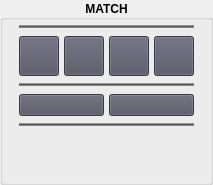
        <widget class="QGroupBox" name="gbMatchAttr">
         <property name="minimumSize">
          <size>
           <width>200</width>
           <height>0</height>
          </size>
         </property>
         <property name="maximumSize">
          <size>
           <width>16777215</width>
           <height>16777215</height>
          </size>
         </property>
         <property name="font">
          <font>
           <family>Arial</family>
           <pointsize>9</pointsize>
           <weight>75</weight>
           <bold>true</bold>
          </font>
         </property>
         <property name="title">
          <string> MATCH </string>
         </property>
         <property name="alignment">
          <set>Qt::AlignCenter</set>
         </property>
         <property name="checkable">
          <bool>false</bool>
         </property>
         <layout class="QHBoxLayout" name="horizontalLayout_5">
          <property name="topMargin">
           <number>0</number>
          </property>
          <item>
           <layout class="QVBoxLayout" name="vertLayMatchAttr">
            <property name="spacing">
             <number>7</number>
            </property>
            <property name="leftMargin">
             <number>5</number>
            </property>
            <property name="topMargin">
             <number>5</number>
            </property>
            <property name="rightMargin">
             <number>5</number>
            </property>
            <property name="bottomMargin">
             <number>5</number>
            </property>
            <item>
             <widget class="Line" name="lineMatchAttr_1">
              <property name="styleSheet">
               <string notr="true">background-color: rgb(131, 131, 131);</string>
              </property>
              <property name="frameShadow">
               <enum>QFrame::Raised</enum>
              </property>
              <property name="orientation">
               <enum>Qt::Horizontal</enum>
              </property>
             </widget>
            </item>
            <item>
             <layout class="QHBoxLayout" name="horizontalLayout">
              <property name="spacing">
               <number>5</number>
              </property>
              <property name="leftMargin">
               <number>0</number>
              </property>
              <property name="topMargin">
               <number>1</number>
              </property>
              <property name="rightMargin">
               <number>0</number>
              </property>
              <property name="bottomMargin">
               <number>0</number>
              </property>
              <item>
               <widget class="QPushButton" name="btnMatchTransforms">
                <property name="minimumSize">
                 <size>
                  <width>40</width>
                  <height>40</height>
                 </size>
                </property>
                <property name="maximumSize">
                 <size>
                  <width>16777215</width>
                  <height>16777215</height>
                 </size>
                </property>
                <property name="toolTip">
                 <string>&lt;html&gt;&lt;head/&gt;&lt;body&gt;&lt;p&gt;&lt;span style=&quot; font-weight:600;&quot;&gt;Match Transforms&lt;/span&gt; - Match object selection's attributes to the first selection. Works for multiple object selection&lt;/p&gt;&lt;/body&gt;&lt;/html&gt;</string>
                </property>
                <property name="styleSheet">
                 <string notr="true">QWidget{
background-color: rgb(81, 81, 97);
selection-background-color: rgb(170, 255, 255);
color: rgb(0, 0, 0);
}

QPushButton:hover {background-color: rgb(60, 159, 209); }</string>
                </property>
                <property name="text">
                 <string/>
                </property>
                <property name="icon">
                 <iconset>
                  <normaloff>../img/icons/btn_transforms.png</normaloff>../img/icons/btn_transforms.png</iconset>
                </property>
                <property name="iconSize">
                 <size>
                  <width>30</width>
                  <height>30</height>
                 </size>
                </property>
               </widget>
              </item>
              <item>
               <widget class="QPushButton" name="btnMatchTranslate">
                <property name="minimumSize">
                 <size>
                  <width>40</width>
                  <height>40</height>
                 </size>
                </property>
                <property name="maximumSize">
                 <size>
                  <width>16777215</width>
                  <height>16777215</height>
                 </size>
                </property>
                <property name="toolTip">
                 <string>&lt;html&gt;&lt;head/&gt;&lt;body&gt;&lt;p&gt;&lt;span style=&quot; font-weight:600;&quot;&gt;Match Translate&lt;/span&gt; - Matches the translation attributes&lt;/p&gt;&lt;/body&gt;&lt;/html&gt;</string>
                </property>
                <property name="styleSheet">
                 <string notr="true">QWidget{
background-color: rgb(81, 81, 97);
selection-background-color: rgb(170, 255, 255);
color: rgb(0, 0, 0);
}

QPushButton:hover {background-color: rgb(60, 159, 209); }</string>
                </property>
                <property name="text">
                 <string/>
                </property>
                <property name="icon">
                 <iconset>
                  <normaloff>../img/icons/btn_translate.png</normaloff>../img/icons/btn_translate.png</iconset>
                </property>
                <property name="iconSize">
                 <size>
                  <width>25</width>
                  <height>25</height>
                 </size>
                </property>
               </widget>
              </item>
              <item>
               <widget class="QPushButton" name="btnMatchRotate">
                <property name="minimumSize">
                 <size>
                  <width>40</width>
                  <height>40</height>
                 </size>
                </property>
                <property name="maximumSize">
                 <size>
                  <width>16777215</width>
                  <height>16777215</height>
                 </size>
                </property>
                <property name="toolTip">
                 <string>&lt;html&gt;&lt;head/&gt;&lt;body&gt;&lt;p&gt;&lt;span style=&quot; font-weight:600;&quot;&gt;Match Rotate&lt;/span&gt; - Matches the rotation attributes&lt;/p&gt;&lt;/body&gt;&lt;/html&gt;</string>
                </property>
                <property name="styleSheet">
                 <string notr="true">QWidget{
background-color: rgb(81, 81, 97);
selection-background-color: rgb(170, 255, 255);
color: rgb(0, 0, 0);
}

QPushButton:hover {background-color: rgb(60, 159, 209); }</string>
                </property>
                <property name="text">
                 <string/>
                </property>
                <property name="icon">
                 <iconset>
                  <normaloff>../img/icons/btn_rotate.png</normaloff>../img/icons/btn_rotate.png</iconset>
                </property>
                <property name="iconSize">
                 <size>
                  <width>25</width>
                  <height>25</height>
                 </size>
                </property>
               </widget>
              </item>
              <item>
               <widget class="QPushButton" name="btnMatchScale">
                <property name="minimumSize">
                 <size>
                  <width>40</width>
                  <height>40</height>
                 </size>
                </property>
                <property name="maximumSize">
                 <size>
                  <width>16777215</width>
                  <height>16777215</height>
                 </size>
                </property>
                <property name="toolTip">
                 <string>&lt;html&gt;&lt;head/&gt;&lt;body&gt;&lt;p&gt;&lt;span style=&quot; font-weight:600;&quot;&gt;Match Scale&lt;/span&gt; - Matches the scale attributes&lt;/p&gt;&lt;/body&gt;&lt;/html&gt;</string>
                </property>
                <property name="styleSheet">
                 <string notr="true">QWidget{
background-color: rgb(81, 81, 97);
selection-background-color: rgb(170, 255, 255);
color: rgb(0, 0, 0);
}

QPushButton:hover {background-color: rgb(60, 159, 209); }</string>
                </property>
                <property name="text">
                 <string/>
                </property>
                <property name="icon">
                 <iconset>
                  <normaloff>../img/icons/btn_scale.png</normaloff>../img/icons/btn_scale.png</iconset>
                </property>
                <property name="iconSize">
                 <size>
                  <width>25</width>
                  <height>25</height>
                 </size>
                </property>
               </widget>
              </item>
             </layout>
            </item>
            <item>
             <widget class="Line" name="lineMatchAttr_2">
              <property name="styleSheet">
               <string notr="true">background-color: rgb(131, 131, 131);</string>
              </property>
              <property name="frameShadow">
               <enum>QFrame::Raised</enum>
              </property>
              <property name="orientation">
               <enum>Qt::Horizontal</enum>
              </property>
             </widget>
            </item>
            <item>
             <layout class="QHBoxLayout" name="horizontalLayout_6">
              <property name="spacing">
               <number>5</number>
              </property>
              <property name="leftMargin">
               <number>0</number>
              </property>
              <property name="topMargin">
               <number>1</number>
              </property>
              <property name="rightMargin">
               <number>0</number>
              </property>
              <property name="bottomMargin">
               <number>0</number>
              </property>
              <item>
               <widget class="QPushButton" name="btnConnectAttribute">
                <property name="font">
                 <font>
                  <family>Arial</family>
                 </font>
                </property>
                <property name="toolTip">
                 <string>&lt;html&gt;&lt;head/&gt;&lt;body&gt;&lt;p&gt;&lt;span style=&quot; font-weight:600;&quot;&gt;Disconnect Attribute&lt;/span&gt; - Disconnect connected attributes&lt;/p&gt;&lt;/body&gt;&lt;/html&gt;</string>
                </property>
                <property name="styleSheet">
                 <string notr="true">QWidget{
background-color: rgb(81, 81, 97);
selection-background-color: rgb(170, 255, 255);
color: rgb(0, 0, 0);
}

QPushButton:hover {background-color: rgb(60, 159, 209); }</string>
                </property>
                <property name="text">
                 <string/>
                </property>
                <property name="icon">
                 <iconset>
                  <normaloff>../img/icons/btn_connect.png</normaloff>../img/icons/btn_connect.png</iconset>
                </property>
                <property name="iconSize">
                 <size>
                  <width>22</width>
                  <height>22</height>
                 </size>
                </property>
               </widget>
              </item>
              <item>
               <widget class="QPushButton" name="btnDisconnectAttribute">
                <property name="toolTip">
                 <string>&lt;html&gt;&lt;head/&gt;&lt;body&gt;&lt;p&gt;&lt;span style=&quot; font-weight:600;&quot;&gt;Connect Attribute&lt;/span&gt; - Connect attributes of subsequent selection to first selection&lt;/p&gt;&lt;/body&gt;&lt;/html&gt;</string>
                </property>
                <property name="styleSheet">
                 <string notr="true">QWidget{
background-color: rgb(81, 81, 97);
selection-background-color: rgb(170, 255, 255);
color: rgb(0, 0, 0);
}

QPushButton:hover {background-color: rgb(60, 159, 209); }</string>
                </property>
                <property name="text">
                 <string/>
                </property>
                <property name="icon">
                 <iconset>
                  <normaloff>../img/icons/btn_disconnect.png</normaloff>../img/icons/btn_disconnect.png</iconset>
                </property>
                <property name="iconSize">
                 <size>
                  <width>22</width>
                  <height>22</height>
                 </size>
                </property>
               </widget>
              </item>
             </layout>
            </item>
            <item>
             <widget class="Line" name="lineMatchAttr_3">
              <property name="styleSheet">
               <string notr="true">background-color: rgb(131, 131, 131);</string>
              </property>
              <property name="frameShadow">
               <enum>QFrame::Raised</enum>
              </property>
              <property name="orientation">
               <enum>Qt::Horizontal</enum>
              </property>
             </widget>
            </item>
            <item>
             <spacer name="verticalSpacer">
              <property name="orientation">
               <enum>Qt::Vertical</enum>
              </property>
              <property name="sizeHint" stdset="0">
               <size>
                <width>20</width>
                <height>40</height>
               </size>
              </property>
             </spacer>
            </item>
           </layout>
          </item>
         </layout>
        </widget>
